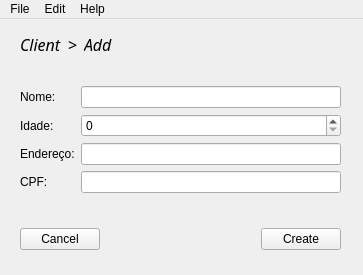
<?xml version="1.0" encoding="UTF-8"?>
<ui version="4.0">
 <author>Pedro Zaroni</author>
 <class>MainWindow</class>
 <widget class="QMainWindow" name="MainWindow">
  <property name="geometry">
   <rect>
    <x>0</x>
    <y>0</y>
    <width>363</width>
    <height>275</height>
   </rect>
  </property>
  <property name="windowTitle">
   <string>MainWindow</string>
  </property>
  <widget class="QWidget" name="centralwidget">
   <widget class="QWidget" name="formLayoutWidget">
    <property name="geometry">
     <rect>
      <x>20</x>
      <y>50</y>
      <width>321</width>
      <height>141</height>
     </rect>
    </property>
    <layout class="QFormLayout" name="add_client_form">
     <property name="fieldGrowthPolicy">
      <enum>QFormLayout::AllNonFixedFieldsGrow</enum>
     </property>
     <item row="1" column="0">
      <widget class="QLabel" name="lbl_client_name">
       <property name="text">
        <string>Nome:</string>
       </property>
      </widget>
     </item>
     <item row="1" column="1">
      <widget class="QLineEdit" name="input_client_name"/>
     </item>
     <item row="2" column="0">
      <widget class="QLabel" name="lbl_client_age">
       <property name="text">
        <string>Idade:</string>
       </property>
      </widget>
     </item>
     <item row="2" column="1">
      <widget class="QSpinBox" name="input_client_age"/>
     </item>
     <item row="3" column="0">
      <widget class="QLabel" name="lbl_client_address">
       <property name="text">
        <string>Endereço:</string>
       </property>
      </widget>
     </item>
     <item row="3" column="1">
      <widget class="QLineEdit" name="input_client_address"/>
     </item>
     <item row="4" column="0">
      <widget class="QLabel" name="lbl_client_cpf">
       <property name="text">
        <string>CPF:</string>
       </property>
      </widget>
     </item>
     <item row="4" column="1">
      <widget class="QLineEdit" name="input_client_cpf"/>
     </item>
     <item row="0" column="1">
      <spacer name="verticalSpacer">
       <property name="orientation">
        <enum>Qt::Vertical</enum>
       </property>
       <property name="sizeHint" stdset="0">
        <size>
         <width>20</width>
         <height>40</height>
        </size>
       </property>
      </spacer>
     </item>
     <item row="5" column="1">
      <spacer name="verticalSpacer_2">
       <property name="orientation">
        <enum>Qt::Vertical</enum>
       </property>
       <property name="sizeHint" stdset="0">
        <size>
         <width>20</width>
         <height>40</height>
        </size>
       </property>
      </spacer>
     </item>
    </layout>
   </widget>
   <widget class="QWidget" name="horizontalLayoutWidget">
    <property name="geometry">
     <rect>
      <x>20</x>
      <y>200</y>
      <width>321</width>
      <height>41</height>
     </rect>
    </property>
    <layout class="QHBoxLayout" name="horizontalLayout">
     <item>
      <widget class="QPushButton" name="btn_cancel">
       <property name="text">
        <string>Cancel</string>
       </property>
      </widget>
     </item>
     <item>
      <spacer name="horizontalSpacer_2">
       <property name="orientation">
        <enum>Qt::Horizontal</enum>
       </property>
       <property name="sizeHint" stdset="0">
        <size>
         <width>40</width>
         <height>20</height>
        </size>
       </property>
      </spacer>
     </item>
     <item>
      <widget class="QPushButton" name="btn_client_add">
       <property name="text">
        <string>Create</string>
       </property>
      </widget>
     </item>
    </layout>
   </widget>
   <widget class="QWidget" name="horizontalLayoutWidget_2">
    <property name="geometry">
     <rect>
      <x>20</x>
      <y>10</y>
      <width>321</width>
      <height>31</height>
     </rect>
    </property>
    <layout class="QHBoxLayout" name="horizontalLayout_2">
     <property name="spacing">
      <number>6</number>
     </property>
     <property name="sizeConstraint">
      <enum>QLayout::SetDefaultConstraint</enum>
     </property>
     <item>
      <widget class="QLabel" name="lbl_path_class">
       <property name="font">
        <font>
         <family>OpenSymbol</family>
         <pointsize>12</pointsize>
         <italic>true</italic>
        </font>
       </property>
       <property name="text">
        <string>Client</string>
       </property>
      </widget>
     </item>
     <item>
      <widget class="QLabel" name="lbl_path_arrow">
       <property name="font">
        <font>
         <family>OpenSymbol</family>
         <pointsize>12</pointsize>
        </font>
       </property>
       <property name="text">
        <string>&gt;</string>
       </property>
      </widget>
     </item>
     <item>
      <widget class="QLabel" name="lbl_path_method">
       <property name="font">
        <font>
         <family>OpenSymbol</family>
         <pointsize>12</pointsize>
         <italic>true</italic>
        </font>
       </property>
       <property name="text">
        <string>Add</string>
       </property>
      </widget>
     </item>
     <item>
      <spacer name="horizontalSpacer">
       <property name="orientation">
        <enum>Qt::Horizontal</enum>
       </property>
       <property name="sizeHint" stdset="0">
        <size>
         <width>40</width>
         <height>20</height>
        </size>
       </property>
      </spacer>
     </item>
    </layout>
   </widget>
  </widget>
  <widget class="QMenuBar" name="menubar">
   <property name="geometry">
    <rect>
     <x>0</x>
     <y>0</y>
     <width>363</width>
     <height>21</height>
    </rect>
   </property>
   <widget class="QMenu" name="menu_file">
    <property name="title">
     <string>File</string>
    </property>
    <widget class="QMenu" name="menu_file_new">
     <property name="title">
      <string>New</string>
     </property>
     <addaction name="menu_file_new_client"/>
     <addaction name="menu_file_new_manager"/>
     <addaction name="menu_file_new_equipment"/>
     <addaction name="menu_file_new_agency"/>
     <addaction name="menu_file_new_consumption"/>
     <addaction name="menu_file_new_support"/>
    </widget>
    <addaction name="menu_file_new"/>
    <addaction name="separator"/>
    <addaction name="menu_file_import"/>
    <addaction name="menu_file_export"/>
    <addaction name="separator"/>
    <addaction name="menu_file_generate"/>
    <addaction name="separator"/>
    <addaction name="menu_file_logout"/>
    <addaction name="separator"/>
    <addaction name="menu_file_quit"/>
   </widget>
   <widget class="QMenu" name="menu_help">
    <property name="geometry">
     <rect>
      <x>267</x>
      <y>128</y>
      <width>135</width>
      <height>72</height>
     </rect>
    </property>
    <property name="title">
     <string>Help</string>
    </property>
    <addaction name="menu_help_about"/>
   </widget>
   <widget class="QMenu" name="menu_edit">
    <property name="title">
     <string>Edit</string>
    </property>
    <widget class="QMenu" name="menu_edit_search">
     <property name="title">
      <string>Search</string>
     </property>
     <addaction name="menu_edit_search_client"/>
     <addaction name="menu_edit_search_manager"/>
     <addaction name="menu_edit_search_equipment"/>
     <addaction name="menu_edit_search_agency"/>
     <addaction name="menu_edit_search_consumption"/>
     <addaction name="menu_edit_search_support"/>
     <addaction name="separator"/>
     <addaction name="menu_edit_search_all"/>
    </widget>
    <widget class="QMenu" name="menu_edit_update">
     <property name="title">
      <string>Update</string>
     </property>
     <addaction name="menu_edit_update_client"/>
     <addaction name="menu_edit_update_manager"/>
     <addaction name="menu_edit_update_equipment"/>
     <addaction name="menu_edit_update_agency"/>
     <addaction name="menu_edit_update_consumption"/>
     <addaction name="menu_edit_update_support"/>
     <addaction name="separator"/>
     <addaction name="menu_edit_update_all"/>
    </widget>
    <widget class="QMenu" name="menu_edit_list">
     <property name="title">
      <string>List</string>
     </property>
     <addaction name="menu_edit_list_client"/>
     <addaction name="menu_edit_list_manager"/>
     <addaction name="menu_edit_list_equipment"/>
     <addaction name="menu_edit_list_agency"/>
     <addaction name="menu_edit_list_consumption"/>
     <addaction name="menu_edit_list_support"/>
     <addaction name="separator"/>
     <addaction name="menu_edit_list_all"/>
    </widget>
    <widget class="QMenu" name="menu_edit_remove">
     <property name="title">
      <string>Remove</string>
     </property>
     <addaction name="menu_edit_remove_client"/>
     <addaction name="menu_edit_remove_manager"/>
     <addaction name="menu_edit_remove_equipment"/>
     <addaction name="menu_edit_remove_agency"/>
     <addaction name="menu_edit_remove_consumption"/>
     <addaction name="menu_edit_remove_support"/>
     <addaction name="separator"/>
     <addaction name="menu_edit_remove_all"/>
    </widget>
    <addaction name="menu_edit_search"/>
    <addaction name="menu_edit_update"/>
    <addaction name="menu_edit_list"/>
    <addaction name="menu_edit_remove"/>
   </widget>
   <addaction name="menu_file"/>
   <addaction name="menu_edit"/>
   <addaction name="menu_help"/>
  </widget>
  <action name="actionHome">
   <property name="text">
    <string>Home</string>
   </property>
  </action>
  <action name="actionAbout">
   <property name="text">
    <string>About</string>
   </property>
  </action>
  <action name="menu_help_about">
   <property name="text">
    <string>About</string>
   </property>
   <property name="menuRole">
    <enum>QAction::AboutRole</enum>
   </property>
  </action>
  <action name="menu_file_new_client">
   <property name="text">
    <string>Client</string>
   </property>
  </action>
  <action name="menu_file_new_manager">
   <property name="text">
    <string>Manager</string>
   </property>
  </action>
  <action name="menu_file_new_equipment">
   <property name="text">
    <string>Equipment</string>
   </property>
  </action>
  <action name="menu_file_new_agency">
   <property name="text">
    <string>Agency</string>
   </property>
  </action>
  <action name="menu_file_new_support">
   <property name="text">
    <string>Support</string>
   </property>
  </action>
  <action name="menu_file_new_consumption">
   <property name="text">
    <string>Consumption</string>
   </property>
  </action>
  <action name="menu_file_import">
   <property name="text">
    <string>Import</string>
   </property>
  </action>
  <action name="menu_file_export">
   <property name="text">
    <string>Export</string>
   </property>
  </action>
  <action name="menu_file_logout">
   <property name="text">
    <string>Log out</string>
   </property>
  </action>
  <action name="menu_file_generate">
   <property name="text">
    <string>Generate report (.pdf)</string>
   </property>
  </action>
  <action name="menu_file_quit">
   <property name="text">
    <string>Quit</string>
   </property>
   <property name="toolTip">
    <string>Quit</string>
   </property>
  </action>
  <action name="menu_edit_search_client">
   <property name="text">
    <string>Client</string>
   </property>
  </action>
  <action name="menu_edit_search_manager">
   <property name="text">
    <string>Manager</string>
   </property>
  </action>
  <action name="menu_edit_search_equipment">
   <property name="text">
    <string>Equipment</string>
   </property>
  </action>
  <action name="menu_edit_search_agency">
   <property name="text">
    <string>Agency</string>
   </property>
  </action>
  <action name="menu_edit_search_consumption">
   <property name="text">
    <string>Consumption</string>
   </property>
  </action>
  <action name="menu_edit_search_support">
   <property name="text">
    <string>Support</string>
   </property>
  </action>
  <action name="menu_edit_search_all">
   <property name="text">
    <string>All</string>
   </property>
  </action>
  <action name="menu_edit_update_client">
   <property name="text">
    <string>Client</string>
   </property>
  </action>
  <action name="menu_edit_update_manager">
   <property name="text">
    <string>Manager</string>
   </property>
  </action>
  <action name="menu_edit_update_equipment">
   <property name="text">
    <string>Equipment</string>
   </property>
  </action>
  <action name="menu_edit_update_agency">
   <property name="text">
    <string>Agency</string>
   </property>
  </action>
  <action name="menu_edit_update_consumption">
   <property name="text">
    <string>Consumption</string>
   </property>
  </action>
  <action name="menu_edit_update_support">
   <property name="text">
    <string>Support</string>
   </property>
  </action>
  <action name="menu_edit_update_all">
   <property name="text">
    <string>All</string>
   </property>
  </action>
  <action name="menu_edit_list_client">
   <property name="text">
    <string>Client</string>
   </property>
  </action>
  <action name="menu_edit_list_manager">
   <property name="text">
    <string>Manager</string>
   </property>
  </action>
  <action name="menu_edit_list_equipment">
   <property name="text">
    <string>Equipment</string>
   </property>
  </action>
  <action name="menu_edit_list_agency">
   <property name="text">
    <string>Agency</string>
   </property>
  </action>
  <action name="menu_edit_list_consumption">
   <property name="text">
    <string>Consumption</string>
   </property>
  </action>
  <action name="menu_edit_list_support">
   <property name="text">
    <string>Support</string>
   </property>
  </action>
  <action name="menu_edit_list_all">
   <property name="text">
    <string>All</string>
   </property>
  </action>
  <action name="menu_edit_remove_client">
   <property name="text">
    <string>Client</string>
   </property>
  </action>
  <action name="menu_edit_remove_manager">
   <property name="text">
    <string>Manager</string>
   </property>
  </action>
  <action name="menu_edit_remove_equipment">
   <property name="text">
    <string>Equipment</string>
   </property>
  </action>
  <action name="menu_edit_remove_agency">
   <property name="text">
    <string>Agency</string>
   </property>
  </action>
  <action name="menu_edit_remove_consumption">
   <property name="text">
    <string>Consumption</string>
   </property>
  </action>
  <action name="menu_edit_remove_support">
   <property name="text">
    <string>Support</string>
   </property>
  </action>
  <action name="menu_edit_remove_all">
   <property name="text">
    <string>All</string>
   </property>
  </action>
 </widget>
 <resources/>
 <connections/>
</ui>
